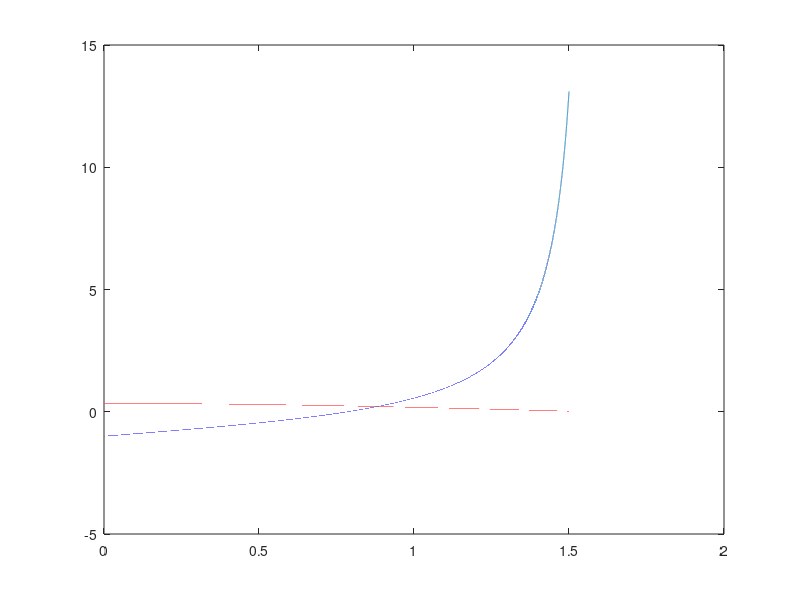

Here is the MATLAB script that generated this plot: (Note: this script raises an error after producing the figure.)
clc;clear;close all force;

x=0:1e-5:1.5;
y1=tan(x)-1;
y2=asin(cos(x)/3);

figure;
plot(x,y1,x,y2); %grafico para chute inicial

[x,fx]=fsolve(@(x) fun(x),[0.8816;0.2136])